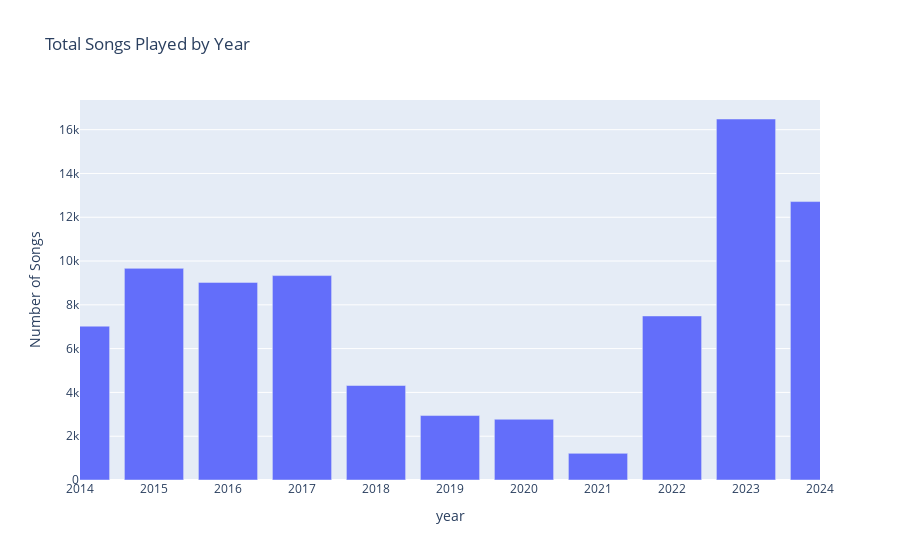

The code cell stored with this chart in its notebook:
### Code cell
# line plot
import plotly.express as px

# fig = px.line(
#     yearly_summary,
#     x='year',
#     y='total_songs',
#     title='Total Songs played by Year',
#     labels={'total_songs': 'Total Songs'}
# )

# fig.update_layout(
#     xaxis_title='year',
#     yaxis_title='Number of Songs',
#     xaxis=dict(
#         tickmode='linear', 
#         tick0=2014,
#         dtick=1,
#         range=[2014, 2024]
#     ))

# fig.show()

# bar chart
fig = px.bar(
    yearly_summary, 
    x='year',
    y='total_songs',
    title='Total Songs Played by Year',
    labels={'total_songs': 'Total Songs'}
)

fig.update_layout(
    xaxis_title='year',
    yaxis_title='Number of Songs',
    xaxis=dict(
        tickmode='linear', 
        tick0=2014,
        dtick=1,
        range=[2014, 2024]
))

fig.show()

### Figure 1 — Plotly figure (JSON) as saved in the notebook; plotly's stock layout.template omitted (floating-point values rounded to 4 significant figures)
{"data": [{"alignmentgroup": "True", "hovertemplate": "year=%{x}<br>Total Songs=%{y}<extra></extra>", "legendgroup": "", "marker": {"color": "#636efa", "pattern": {"shape": ""}}, "name": "", "offsetgroup": "", "orientation": "v", "showlegend": false, "textposition": "auto", "type": "bar", "x": [2014, 2015, 2016, 2017, 2018, 2019, 2020, 2021, 2022, 2023, 2024], "xaxis": "x", "y": [7026, 9665, 9025, 9336, 4316, 2943, 2774, 1216, 7492, 16487, 12716], "yaxis": "y"}], "layout": {"barmode": "relative", "legend": {"tracegroupgap": 0}, "title": {"text": "Total Songs Played by Year"}, "xaxis": {"anchor": "y", "domain": [0, 1], "dtick": 1, "range": [2014, 2024], "tick0": 2014, "tickmode": "linear", "title": {"text": "year"}}, "yaxis": {"anchor": "x", "domain": [0, 1], "title": {"text": "Number of Songs"}}}}
